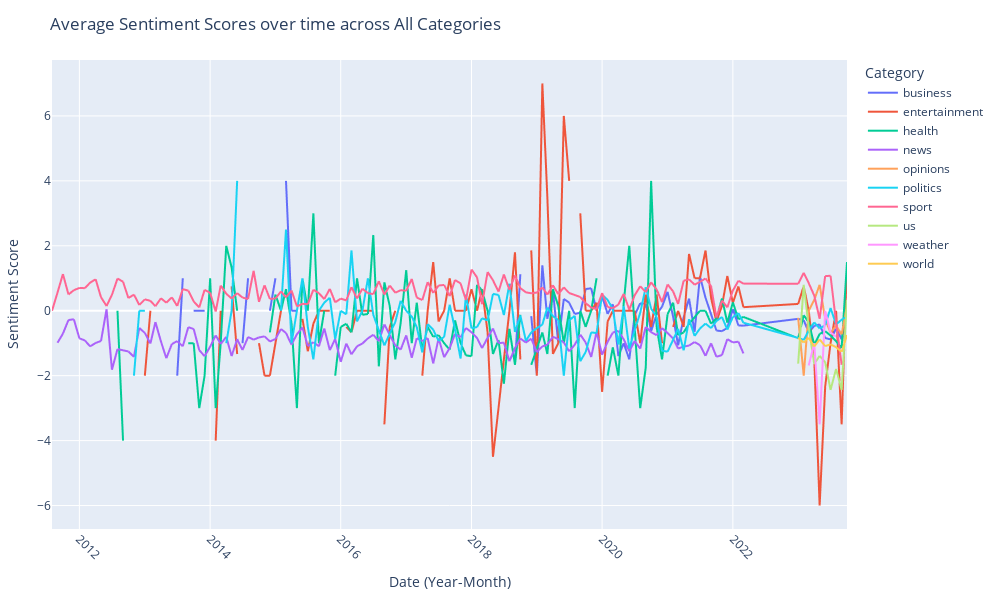

The cell this chart's notebook holds for it:
### Markdown cell above
Average Sentiment Scores over time across All Categories

### Code cell
import pandas as pd
import plotly.express as px

file_path = 'cnn_news_articles_final_cleaned.csv'
df = pd.read_csv(file_path)

df['date published'] = pd.to_datetime(df['date published'], format='%Y-%m-%d %H:%M:%S', errors='coerce')

df['sentiment_score'] = pd.to_numeric(df['sentiment_score'], errors='coerce')

df['year_month'] = df['date published'].dt.to_period('M')

monthly_avg_sentiment = df.groupby(['year_month', 'category'])['sentiment_score'].mean().reset_index()

pivot_data = monthly_avg_sentiment.pivot(index='year_month', columns='category', values='sentiment_score')

pivot_data.reset_index(inplace=True)
pivot_data['year_month'] = pivot_data['year_month'].astype(str)

melted_data = pivot_data.melt(id_vars='year_month', var_name='category', value_name='sentiment_score')

fig = px.line(
    melted_data, 
    x='year_month', 
    y='sentiment_score', 
    color='category',
    title='Average Sentiment Scores over time across All Categories',
    labels={
        'year_month': 'Date (Year-Month)',
        'sentiment_score': 'Sentiment Score',
        'category': 'Category'
    }
)
fig.update_layout(
    xaxis_title='Date (Year-Month)',
    yaxis_title='Sentiment Score',
    legend_title='Category',
    xaxis=dict(tickangle=45),
    width=1000,
    height=600,
    margin=dict(l=20, r=20, t=60, b=20)
)

fig.show()

### Figure 1 — Plotly figure (JSON) as saved in the notebook; plotly's stock layout.template omitted (floating-point values rounded to 4 significant figures; data arrays with more than 128 entries replaced by an {"elided": "..."} marker saying what was removed)
{"data": [{"hovertemplate": "Category=business<br>Date (Year-Month)=%{x}<br>Sentiment Score=%{y}<extra></extra>", "legendgroup": "business", "line": {"color": "#636efa", "dash": "solid"}, "marker": {"symbol": "circle"}, "mode": "lines", "name": "business", "showlegend": true, "type": "scattergl", "x": {"elided": "138 str values"}, "xaxis": "x", "y": {"elided": "138 float values"}, "yaxis": "y"}, {"hovertemplate": "Category=entertainment<br>Date (Year-Month)=%{x}<br>Sentiment Score=%{y}<extra></extra>", "legendgroup": "entertainment", "line": {"color": "#EF553B", "dash": "solid"}, "marker": {"symbol": "circle"}, "mode": "lines", "name": "entertainment", "showlegend": true, "type": "scattergl", "x": {"elided": "138 str values"}, "xaxis": "x", "y": {"elided": "138 float values"}, "yaxis": "y"}, {"hovertemplate": "Category=health<br>Date (Year-Month)=%{x}<br>Sentiment Score=%{y}<extra></extra>", "legendgroup": "health", "line": {"color": "#00cc96", "dash": "solid"}, "marker": {"symbol": "circle"}, "mode": "lines", "name": "health", "showlegend": true, "type": "scattergl", "x": {"elided": "138 str values"}, "xaxis": "x", "y": {"elided": "138 float values"}, "yaxis": "y"}, {"hovertemplate": "Category=news<br>Date (Year-Month)=%{x}<br>Sentiment Score=%{y}<extra></extra>", "legendgroup": "news", "line": {"color": "#ab63fa", "dash": "solid"}, "marker": {"symbol": "circle"}, "mode": "lines", "name": "news", "showlegend": true, "type": "scattergl", "x": {"elided": "138 str values"}, "xaxis": "x", "y": {"elided": "138 float values"}, "yaxis": "y"}, {"hovertemplate": "Category=opinions<br>Date (Year-Month)=%{x}<br>Sentiment Score=%{y}<extra></extra>", "legendgroup": "opinions", "line": {"color": "#FFA15A", "dash": "solid"}, "marker": {"symbol": "circle"}, "mode": "lines", "name": "opinions", "showlegend": true, "type": "scattergl", "x": {"elided": "138 str values"}, "xaxis": "x", "y": {"elided": "138 float values"}, "yaxis": "y"}, {"hovertemplate": "Category=politics<br>Date (Year-Month)=%{x}<br>Sentiment Score=%{y}<extra></extra>", "legendgroup": "politics", "line": {"color": "#19d3f3", "dash": "solid"}, "marker": {"symbol": "circle"}, "mode": "lines", "name": "politics", "showlegend": true, "type": "scattergl", "x": {"elided": "138 str values"}, "xaxis": "x", "y": {"elided": "138 float values"}, "yaxis": "y"}, {"hovertemplate": "Category=sport<br>Date (Year-Month)=%{x}<br>Sentiment Score=%{y}<extra></extra>", "legendgroup": "sport", "line": {"color": "#FF6692", "dash": "solid"}, "marker": {"symbol": "circle"}, "mode": "lines", "name": "sport", "showlegend": true, "type": "scattergl", "x": {"elided": "138 str values"}, "xaxis": "x", "y": {"elided": "138 float values"}, "yaxis": "y"}, {"hovertemplate": "Category=us<br>Date (Year-Month)=%{x}<br>Sentiment Score=%{y}<extra></extra>", "legendgroup": "us", "line": {"color": "#B6E880", "dash": "solid"}, "marker": {"symbol": "circle"}, "mode": "lines", "name": "us", "showlegend": true, "type": "scattergl", "x": {"elided": "138 str values"}, "xaxis": "x", "y": {"elided": "138 float values"}, "yaxis": "y"}, {"hovertemplate": "Category=weather<br>Date (Year-Month)=%{x}<br>Sentiment Score=%{y}<extra></extra>", "legendgroup": "weather", "line": {"color": "#FF97FF", "dash": "solid"}, "marker": {"symbol": "circle"}, "mode": "lines", "name": "weather", "showlegend": true, "type": "scattergl", "x": {"elided": "138 str values"}, "xaxis": "x", "y": {"elided": "138 float values"}, "yaxis": "y"}, {"hovertemplate": "Category=world<br>Date (Year-Month)=%{x}<br>Sentiment Score=%{y}<extra></extra>", "legendgroup": "world", "line": {"color": "#FECB52", "dash": "solid"}, "marker": {"symbol": "circle"}, "mode": "lines", "name": "world", "showlegend": true, "type": "scattergl", "x": {"elided": "138 str values"}, "xaxis": "x", "y": {"elided": "138 float values"}, "yaxis": "y"}], "layout": {"height": 600, "legend": {"title": {"text": "Category"}, "tracegroupgap": 0}, "margin": {"b": 20, "l": 20, "r": 20, "t": 60}, "title": {"text": "Average Sentiment Scores over time across All Categories"}, "width": 1000, "xaxis": {"anchor": "y", "domain": [0, 1], "tickangle": 45, "title": {"text": "Date (Year-Month)"}}, "yaxis": {"anchor": "x", "domain": [0, 1], "title": {"text": "Sentiment Score"}}}}
